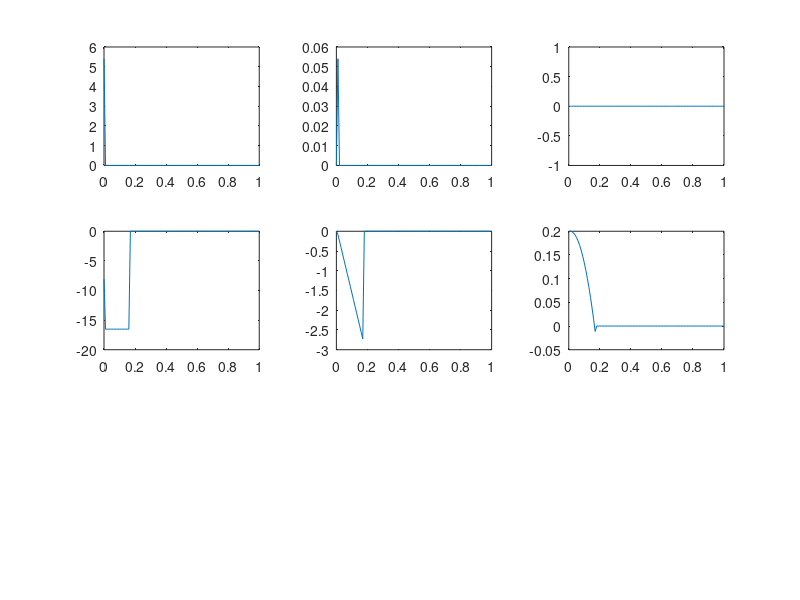

The MATLAB source for this figure:
%% Translation & Rotation


close all
values = 101;
tid = linspace(0,1,values);
%time = linspace(0, values);
mass = 0.5; %kg
frictionStill = 0.5;
frictionMove = 0.2;
step = 0.01; %step size
force = zeros(values,1);
force(1) = 5; %newton
forceAngle = 1;%radian
gravity = 9.82; % m/s^2

% Translation x-led
velx = zeros(values,1);
posx = zeros(values,1);
accx = zeros(values,1);

% Translation y-led
vely = zeros(values,1);
posy = zeros(values,1);
posy(1) = 0.2; %start position on y-axis
accy = zeros(values,1);



for index = 1:values-1
   if ( cos(forceAngle) * force(index) >= frictionStill)
    accx(index) = 1/mass * (cos(forceAngle) * force(index) - frictionMove * velx(index));
    velx(index+1) = velx(index) + step * accx(index);
    posx(index+1) = posx(index) + step * velx(index);
   else
       accx(index) = 0;
       velx(index+1) = 0;
       posx(index+1) = 0;    
   end
    
    if posy(index) > 0
       accy(index) = 1/mass * (sin(forceAngle) * (force(index) - gravity));
       vely(index+1) = vely(index) + step * accy(index);
       posy(index+1) = posy(index) + step * vely(index);
   else
       accy(index) = 0;
       vely(index+1) = 0;
       posy(index+1) = 0;  
   end
   
end


subplot(3,3,1)
plot(tid,accx);
subplot(3,3,2)
plot(tid,velx),
subplot(3,3,3)
plot(tid,posx);
subplot(3,3,4)
plot(tid,accy);
subplot(3,3,5)
plot(tid,vely);
subplot(3,3,6)
plot(tid,posy);

